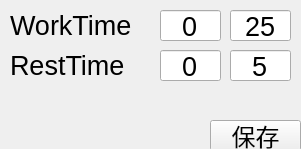
<?xml version="1.0" encoding="UTF-8"?>
<ui version="4.0">
 <class>Tool</class>
 <widget class="QWidget" name="Tool">
  <property name="geometry">
   <rect>
    <x>0</x>
    <y>0</y>
    <width>301</width>
    <height>149</height>
   </rect>
  </property>
  <property name="windowTitle">
   <string>Tool</string>
  </property>
  <widget class="QLabel" name="label_work">
   <property name="geometry">
    <rect>
     <x>10</x>
     <y>10</y>
     <width>141</width>
     <height>31</height>
    </rect>
   </property>
   <property name="font">
    <font>
     <pointsize>20</pointsize>
    </font>
   </property>
   <property name="text">
    <string>WorkTime</string>
   </property>
  </widget>
  <widget class="QLabel" name="label_rest">
   <property name="geometry">
    <rect>
     <x>10</x>
     <y>50</y>
     <width>141</width>
     <height>31</height>
    </rect>
   </property>
   <property name="font">
    <font>
     <pointsize>20</pointsize>
    </font>
   </property>
   <property name="text">
    <string>RestTime</string>
   </property>
  </widget>
  <widget class="QLineEdit" name="worktime_h">
   <property name="geometry">
    <rect>
     <x>160</x>
     <y>10</y>
     <width>61</width>
     <height>31</height>
    </rect>
   </property>
   <property name="font">
    <font>
     <pointsize>20</pointsize>
    </font>
   </property>
   <property name="inputMask">
    <string/>
   </property>
   <property name="text">
    <string>0</string>
   </property>
   <property name="alignment">
    <set>Qt::AlignCenter</set>
   </property>
  </widget>
  <widget class="QLineEdit" name="worktime_m">
   <property name="geometry">
    <rect>
     <x>230</x>
     <y>10</y>
     <width>61</width>
     <height>31</height>
    </rect>
   </property>
   <property name="font">
    <font>
     <pointsize>20</pointsize>
    </font>
   </property>
   <property name="inputMask">
    <string/>
   </property>
   <property name="text">
    <string>25</string>
   </property>
   <property name="alignment">
    <set>Qt::AlignCenter</set>
   </property>
  </widget>
  <widget class="QLineEdit" name="resttime_h">
   <property name="geometry">
    <rect>
     <x>160</x>
     <y>50</y>
     <width>61</width>
     <height>31</height>
    </rect>
   </property>
   <property name="font">
    <font>
     <pointsize>20</pointsize>
    </font>
   </property>
   <property name="focusPolicy">
    <enum>Qt::WheelFocus</enum>
   </property>
   <property name="inputMask">
    <string/>
   </property>
   <property name="text">
    <string>0</string>
   </property>
   <property name="alignment">
    <set>Qt::AlignCenter</set>
   </property>
  </widget>
  <widget class="QLineEdit" name="resttime_m">
   <property name="geometry">
    <rect>
     <x>230</x>
     <y>50</y>
     <width>61</width>
     <height>31</height>
    </rect>
   </property>
   <property name="font">
    <font>
     <pointsize>20</pointsize>
    </font>
   </property>
   <property name="inputMask">
    <string/>
   </property>
   <property name="text">
    <string>5</string>
   </property>
   <property name="alignment">
    <set>Qt::AlignCenter</set>
   </property>
  </widget>
  <widget class="QPushButton" name="SaveButton">
   <property name="geometry">
    <rect>
     <x>210</x>
     <y>120</y>
     <width>91</width>
     <height>31</height>
    </rect>
   </property>
   <property name="font">
    <font>
     <pointsize>18</pointsize>
    </font>
   </property>
   <property name="text">
    <string>保存</string>
   </property>
  </widget>
 </widget>
 <resources/>
 <connections/>
</ui>
